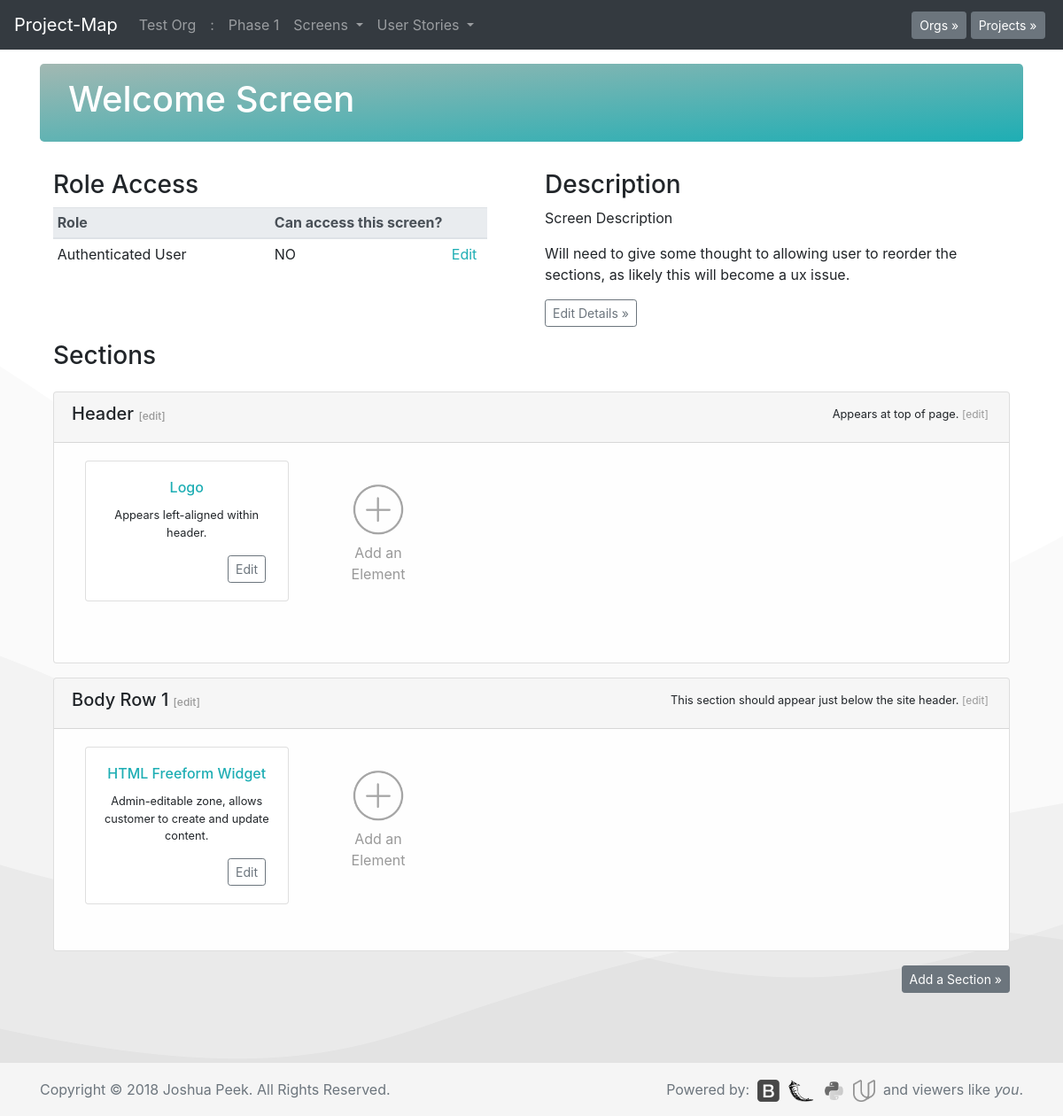
Before: /p1/scrn1 with the older database file.
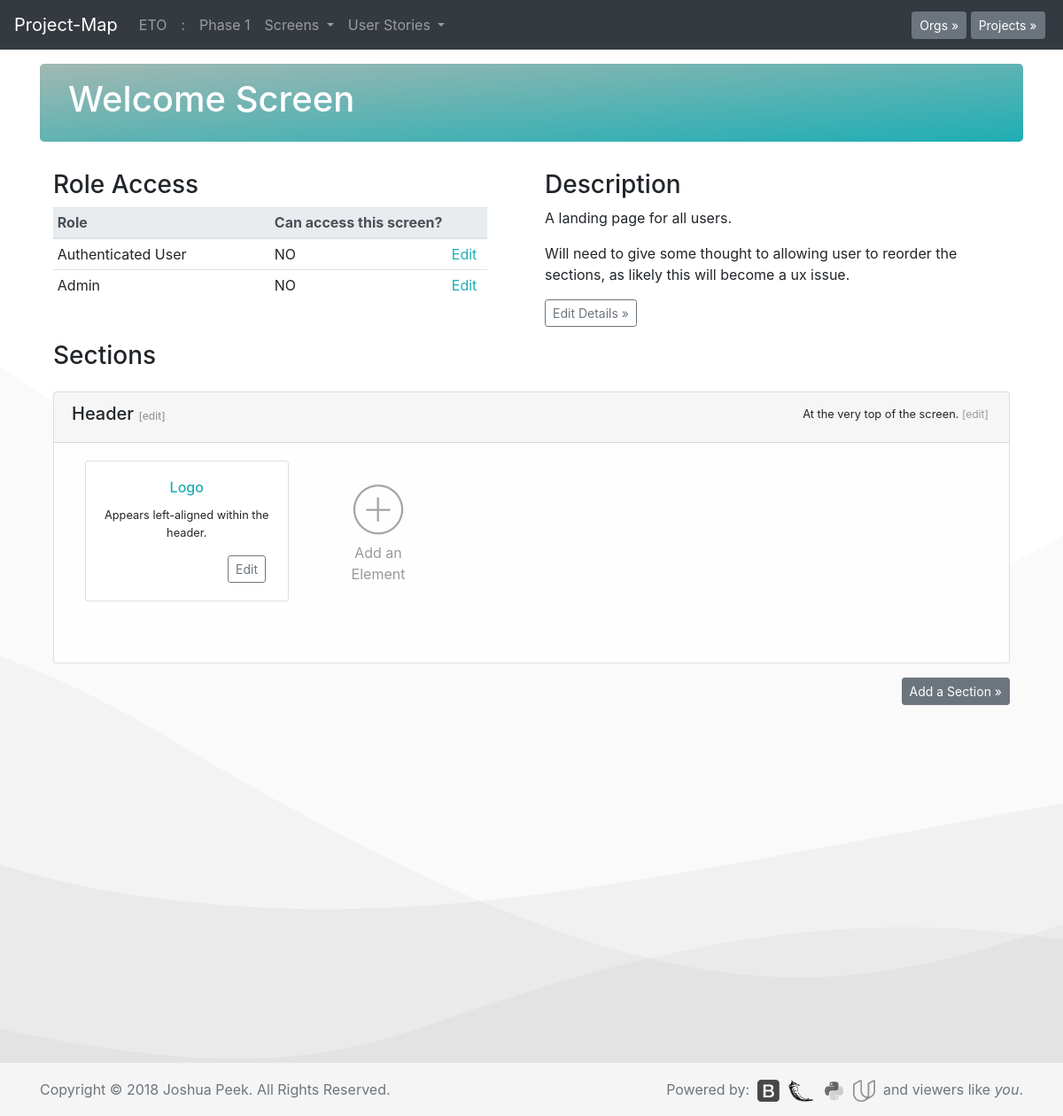
After: the same page with the newer database file.
### database_setup.py (models this page shows, shortened)
class Org(Base):
    __tablename__ = 'org'
    id = Column(Integer, primary_key=True)
    title = Column(String(250), nullable=False)
    description = Column(String(500))

class RoleScreen(Base):
    __tablename__ = 'rolescreen'
    id = Column(Integer, primary_key=True)
    access = Column(String(1), nullable=False)
    project_id = Column(Integer, ForeignKey('project.id'))
    project = relationship(Project)
    role_id = Column(Integer, ForeignKey('role.id'), nullable=False)
    role = relationship(Role)
    screen_id = Column(Integer, ForeignKey('screen.id'), nullable=False)
    screen = relationship(Screen)

class Role(Base):
    __tablename__ = 'role'
    id = Column(Integer, primary_key=True)
    title = Column(String(250), nullable=False)
    description = Column(String(500))
    authRequired = Column(String(5))
    project_id = Column(Integer, ForeignKey('project.id'))
    project = relationship(Project)

class Screen(Base):
    __tablename__ = 'screen'
    id = Column(Integer, primary_key=True)
    title = Column(String(250), nullable=False)
    description = Column(String(500))
    project_id = Column(Integer, ForeignKey('project.id'))
    project = relationship(Project)

class ScreenSection(Base):
    __tablename__ = 'screensection'
    id = Column(Integer, primary_key=True)
    screen_id = Column(Integer, ForeignKey('screen.id'))
    screen = relationship(Screen)
    section_id = Column(Integer, ForeignKey('section.id'))
    section = relationship(Section)

class Section(Base):
    __tablename__ = 'section'
    id = Column(Integer, primary_key=True)
    title = Column(String(250), nullable=False)
    description = Column(String(500))
    project_id = Column(Integer, ForeignKey('project.id'))
    project = relationship(Project)

class SectionElement(Base):
    __tablename__ = 'sectionelement'
    id = Column(Integer, primary_key=True)
    section_id = Column(Integer, ForeignKey('section.id'))
    section = relationship(Section)
    element_id = Column(Integer, ForeignKey('element.id'))
    element = relationship(Element)
    project_id = Column(Integer, ForeignKey('project.id'))
    project = relationship(Project)

class Element(Base):
    __tablename__ = 'element'
    id = Column(Integer, primary_key=True)
    title = Column(String(250), nullable=False)
    description = Column(String(500))
    project_id = Column(Integer, ForeignKey('project.id'))
    project = relationship(Project)

### app.py (the view)
@app.route('/p<int:project_id>/scrn<int:screen_id>')
def screenPage(project_id, screen_id):
    allorgs = session.query(Org).all()
    allprojects = session.query(Project).all()
    project = session.query(Project).filter_by(id=project_id).one()
    org = session.query(Org).filter_by(id=project.org.id).one()
    projects = session.query(Project).filter_by(org_id=org.id).all()
    screens = session.query(Screen).filter_by(project_id=project.id).all()
    roleaccess = session.query(Role.id, Role.title, RoleScreen.access).\
        join(RoleScreen).\
        filter(Role.project_id==project_id).\
        filter(RoleScreen.screen_id==screen_id).all()
    knownroles=[]
    for i in roleaccess:
        knownroles.append(i.id)
    getnewroles = session.query(Role).\
        filter(Role.project_id==project_id).\
        filter(Role.id not in knownroles).all()
    newroles = []
    for i in getnewroles:
        if i.id not in knownroles:
            newrole=Role(id=i.id, title=i.title)
            newroles.append(newrole)
    screen = session.query(Screen).filter_by(id=screen_id).one()
    screenSections = session.query(ScreenSection).\
        filter_by(screen_id=screen_id).all()
    roleScreen = session.query(RoleScreen).filter_by(screen_id=screen_id).all()
    se=session.query(SectionElement).filter_by(project_id=project.id).all()
    return render_template('wire.html', screen=screen,
        screenSections=screenSections,
        roleScreen=roleScreen,
        allorgs=allorgs,
        allprojects=allprojects, roleaccess=roleaccess,
        projects=projects, org=org, newroles=newroles, sectionElements=se,
        screens=screens, project=project)

### templates/wire.html (shortened to what the changed rows need)
<!doctype html>
<html lang="en">
  {% include "header.html" %}
  <body>
    {% include "menu.html" %}
    <main role="main" class="container">
      <div class="jumbotron" style="padding:1rem 2rem;">
        <h1>{{screen.title}} Screen</h1>
      </div>
<div class="container">
  <div class="row">
    <div class="col-md-6 mb-3">
        <table class="table table-responsive table-sm table-hover" width="100%">
          <thead class="thead-light">
            <tr>
              <th scope="col" width="245px">Role</th>
              <th scope="col" width="200px">Can access this screen?</th>
              <th scope="col" width="45px"></th>
            </tr>
          </thead>
          <tbody>
            {% for i in roleaccess %}
            <tr>
              <td>{{i.title}}</td>
              <td>{% if i.access == "1" %}YES
                {% else %}NO{% endif %}</td>
              <td><a href='{{url_for('flipRoleScreen', role_id=i.id, screen_id=screen.id)}}'>Edit</a></td>
            </tr>
            {% endfor %}
            {% for i in newroles %}
            <tr>
              <td>{{i.title}}</td><td>NO</td>
              <td><a href='{{url_for('flipRoleScreen', role_id=i.id, screen_id=screen.id)}}'>Edit</a></td>
            </tr>
            {% endfor %}
          </tbody>
        </table>
      </div>
    <div class="col-md-6">
      <h3>Description</h3>
      <p>{{screen.description}}</p>
      <p>Will need to give some thought to allowing user to reorder the sections, as likely this will become a ux issue.<p>
    </div>
  </div>
</div>
<div class="container">
  {% for i in screenSections %}
  <div class="row mb-3">
    <div class="col-md-12">
      <div class="card text-center" style="background-color:#fefefe;">
        <div class="card-header text-left">
          <span style="float:left;"><h5>{{i.section.title}} <a href="{{url_for('editSection', section_id=i.section_id)}}" style="color:#999;font-size:.75rem;">[edit]</a></h5></span>
          <span style="float:right;text-align:right;padding:.2rem;font-size:.8rem;"><p class="card-text">{{i.section.description}} <a href="{{url_for('editSection', section_id=i.section_id)}}" style="color:#999;font-size:.75rem;">[edit]</a></p></span>
        </div>
        <div class="card-body">
          <div class="container">
            <div class="row">
                {% for a in sectionElements %}
                {% if a.section_id == i.section_id %}
                <div class="col-md-3" style="margin-bottom:2rem;">
                  <div class="card">
                    <div class="card-body" style="word-break:unset;">
                      <h5 class="card-title" style="font-size:1rem;color:#1eaeb4;">{{a.element.title}}</h5>
                      <p class="card-text" style="font-size:.8rem;">{{a.element.description}}</p>
                      <span style="float:right;">
                        <a href="{{url_for('editElement', element_id=a.id)}}" class="btn btn-sm btn-outline-secondary">Edit</a>&nbsp;
                      </span>
                    </div>
                  </div>
                </div>
                {% endif %}
                {% endfor %}
                <div class="col-md-2" style="margin-bottom:2rem;">
                  <div class="card" style="background-clip: text;color: #999;border: 0px solid #C9C9C9;box-sizing:content-box;">
                    <div class="card-body" style="word-break:unset;">
                      <a href="{{url_for('newElement', section_id=i.id)}}">
                        <img src="../../static/images/plus.png" width="70%">
                      </a>
                      <p style="color:#999;text-size:.75rem;">Add an Element</p>
                    </div>
                  </div>
                </div>
            </div>
          </div>
        </div>
      </div>
    </div>
  </div>
  {% endfor %}
</div>
    </main>
  </body>
</html>

### templates/menu.html (shortened to what this page needs)
<nav class="navbar navbar-expand-md navbar-dark fixed-top bg-dark">
  <a class="navbar-brand" href="/">Project-Map</a>
  <div class="collapse navbar-collapse" id="navbarCollapse">
    <ul class="navbar-nav mr-auto">
      {% if org is defined %}
      <li class="nav-item">
        <a class="nav-link" href="{{url_for('orgPage', org_id=org.id)}}">{{org.title}}</a>
      </li>
      {% endif %}
      {% if project is defined %}
      <li class="nav-item">
        <span class="nav-link">:</span>
      </li>
      <li class="nav-item">
        <a class="nav-link" href="{{url_for('projectPage', org_id=project.org.id,
          project_id=project.id)}}">{{project.title}}
        </a>
      </li>
      {% endif %}
      {% if screens is defined %}
      <li class="nav-item dropdown">
        <a class="nav-link dropdown-toggle" href="#" id="navbarDropdown" role="button" data-toggle="dropdown" aria-haspopup="true" aria-expanded="false">
          Screens
        </a>
      </li>
      {% endif %}
      {% if screens is defined %}
      <li class="nav-item dropdown">
        <a class="nav-link dropdown-toggle" href="#" id="navbarDropdown" role="button" data-toggle="dropdown" aria-haspopup="true" aria-expanded="false">
          User Stories
        </a>
      </li>
      {% endif %}
    </ul>
    {% if allorgs is defined %}
    <button type="button" class="btn btn-secondary btn-sm my-2 my-sm-0" data-toggle="modal" data-target="#org-select">Orgs &raquo;</button>&nbsp;
    {% endif %}
    {% if allprojects is defined %}
    <button type="button" class="btn btn-secondary btn-sm my-2 my-sm-0" data-toggle="modal" data-target="#project-select">Projects &raquo;</button>&nbsp;
    {% endif %}
  </div>
</nav>

Changed rows visible on the page:
removed RoleScreen: title "Authenticated User"
removed ScreenSection: section "Body Row 1", section.description "This section should appear just below the site header."
removed SectionElement: element "HTML Freeform Widget", element.description "Admin-editable zone, allows customer to create and update content.", shown under "Body Row 1"
changed Org: title "Test Org" → "ETO"
changed Screen "Welcome": description "Screen Description" → "A landing page for all users."
now on this page (row edited): Role: title "Authenticated User"
added Role: title "Admin"
changed through a linked row, ScreenSection "Header": section.description "Appears at top of page." → "At the very top of the screen."
changed through a linked row, SectionElement "Logo": element.description "Appears left-aligned within header." → "Appears left-aligned within the header."
